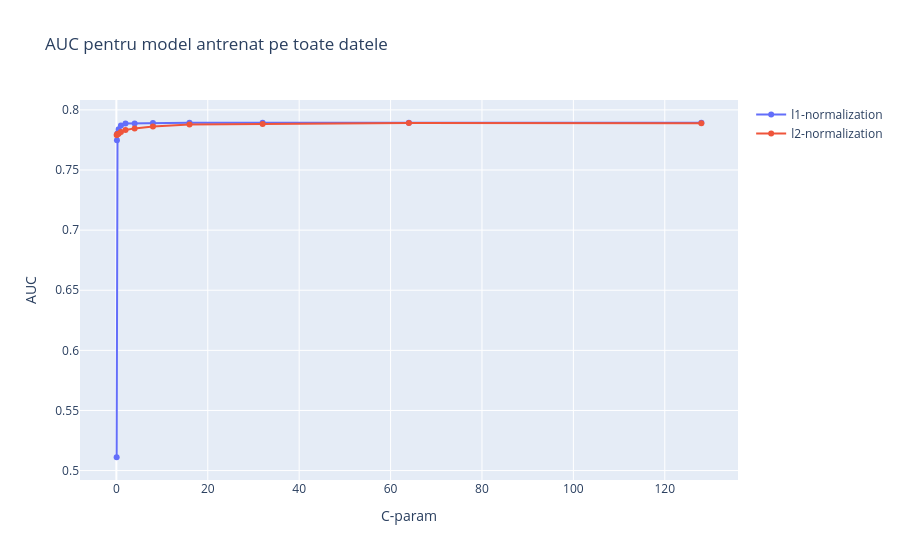

Notebook source saved alongside this figure:
### Code cell
import plotly.graph_objects as go

df_to_plot = pd.DataFrame(result).sort_values(by = 'C_param')
# Create traces
fig = go.Figure()
fig.add_trace(go.Scatter(x=df_to_plot.C_param, 
                         y=df_to_plot.AUC_l1,
                    mode='lines+markers',
                    name='l1-normalization'))
fig.add_trace(go.Scatter(x=df_to_plot.C_param, 
                         y=df_to_plot.AUC_l2,
                    mode='lines+markers',
                    name='l2-normalization'))


fig.update_layout(xaxis_title ='C-param',
yaxis_title = 'AUC',
                 title = 'AUC pentru model antrenat pe toate datele')
fig.show()

### Figure 1 — Plotly figure (JSON) as saved in the notebook; plotly's stock layout.template omitted (floating-point values rounded to 4 significant figures)
{"data": [{"mode": "lines+markers", "name": "l1-normalization", "type": "scatter", "x": [0.0625, 0.125, 0.25, 0.5, 1.0, 2.0, 4.0, 8.0, 16.0, 32.0, 64.0, 128.0], "y": [0.5111, 0.7747, 0.7805, 0.7839, 0.7869, 0.7886, 0.7887, 0.789, 0.7893, 0.7893, 0.7893, 0.7893]}, {"mode": "lines+markers", "name": "l2-normalization", "type": "scatter", "x": [0.0625, 0.125, 0.25, 0.5, 1.0, 2.0, 4.0, 8.0, 16.0, 32.0, 64.0, 128.0], "y": [0.7791, 0.7793, 0.78, 0.7802, 0.7816, 0.7833, 0.7846, 0.7861, 0.7878, 0.7883, 0.789, 0.789]}], "layout": {"title": {"text": "AUC pentru model antrenat pe toate datele"}, "xaxis": {"title": {"text": "C-param"}}, "yaxis": {"title": {"text": "AUC"}}}}
